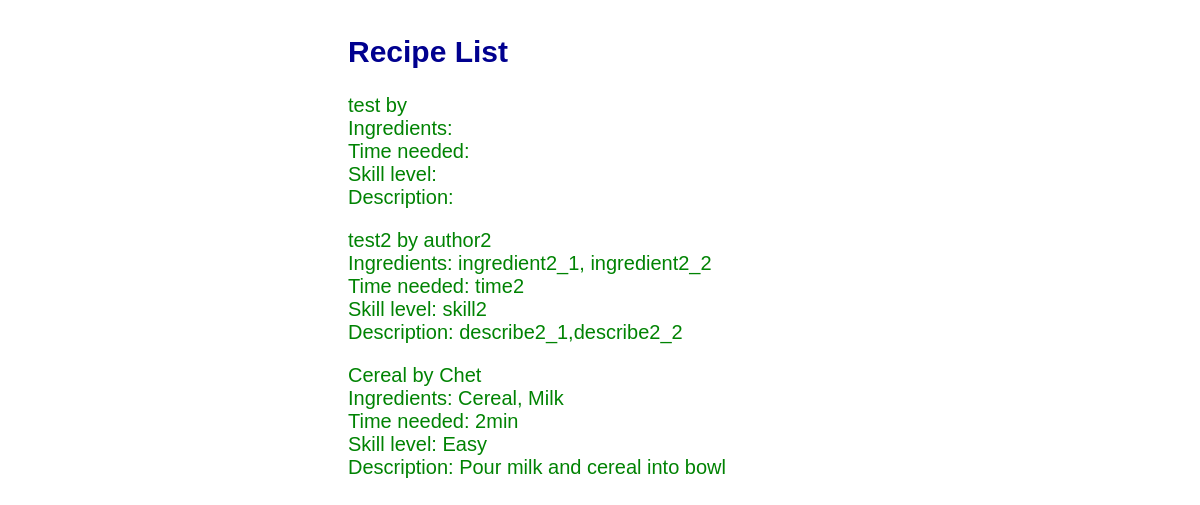
The app's page /RecipeList/ with its own data.
### tables this page shows
CREATE TABLE recipes (title text, author text, ingredient text, time text, skill text, description text);

### RecipeList.py (the view)
class RecipeList(MethodView):
    def get(self):
        model = gbmodel.get_model()
        recipes = [dict(title=row[0], author=row[1], ingredient=row[2], time=row[3], skill=row[4], description=row[5])
                   for row in model.select()]
        return render_template('RecipeList.html', recipes=recipes)

### gbmodel/__init__.py (called while the page is built)
def get_model():
    return appmodel

### gbmodel/model_sqlite3.py (called while the page is built)
    def select(self):
        connection = sqlite3.connect(DB_FILE)
        cursor = connection.cursor()
        cursor.execute("SELECT * FROM recipes")
        return cursor.fetchall()

### templates/RecipeList.html
{% extends "layout.html" %}
{% block content %}
<h2>Recipe List</h2>
    {% for recipe in recipes %}
        <p class=recipe>
            {{ recipe.title }} by {{ recipe.author }}<br>
            Ingredients: {{ recipe.ingredient }}<br>
            Time needed: {{ recipe.time }}<br>
            Skill level: {{ recipe.skill }}<br>
            Description: {{ recipe.description }}
        </p>
    {% endfor %}
{% endblock %}

### templates/layout.html (shortened to what this page needs)
<!doctype html>
<html>
<link rel=stylesheet type=text/css href="{{ url_for('static', filename='style.css') }}">
<div class=page>
    {% block content %}{% endblock %}
</div>
</html>

### static/style.css (style rules this page uses)
a, h1, h2 { color: #00008F; }
.page { margin:.1em auto; padding:.1em; width: 504px; }

### records on screen
recipes: title "test"
recipes: title "test2", author "author2", ingredient "ingredient2_1, ingredient2_2", time "time2", skill "skill2", description "describe2_1,describe2_2"
recipes: title "Cereal", author "Chet", ingredient "Cereal, Milk", time "2min", skill "Easy", description "Pour milk and cereal into bowl"
